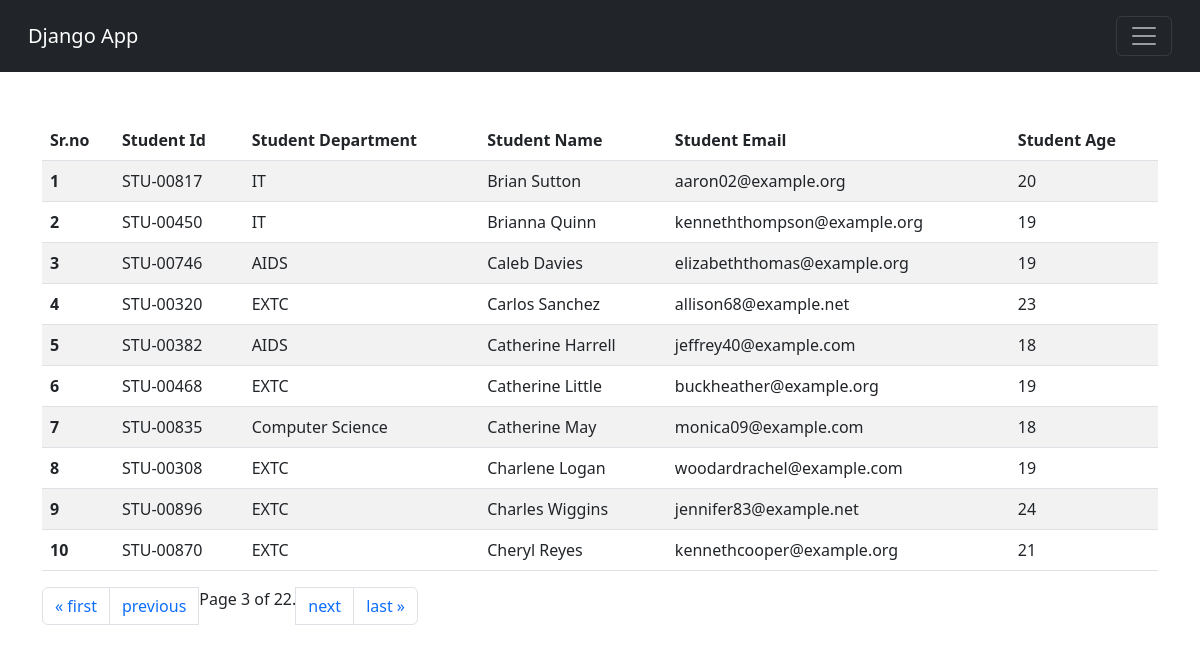
Screenshot of /students/?page=3 with the database file from the repository.
### vegetable/models.py (models this page shows)
class Student(models.Model):
    department = models.ForeignKey(Department, related_name="depart", on_delete=models.CASCADE)
    studentId = models.OneToOneField(StudentID, related_name="studentid", on_delete=models.CASCADE)
    studentName = models.CharField(max_length=100)
    studentEmail = models.EmailField(unique=True)
    studentAge = models.IntegerField(default=1)
    studentAddress = models.TextField()
    def __str__(self) -> str:
        return self.studentName
    class Meta:
        ordering = ['studentName']
        verbose_name = "student"

class StudentID(models.Model):
    studentId = models.CharField(max_length=100)
    def __str__(self) -> str:
        return self.studentId

class Department(models.Model):
    department = models.CharField(max_length=100)
    def __str__(self) -> str:
        return self.department
    class Meta:
        ordering = ['department']

### vegetable/views.py (the view)
# urls.py: path("students/",getStudents, name="StudentPage"),
def getStudents(request):
    querySet = Student.objects.all()
    paginator = Paginator(querySet, 10)  # Show 25 contacts per page.
    page_number = request.GET.get("page", 1)
    page_obj = paginator.get_page(page_number)
    print(page_obj.object_list)
    context = {'querySet' : page_obj }
    return render(request, 'report/students.html', context)

### vegetable/templates/report/students.html
{% extends "base.html" %}
{% block start %}
    <div class="container mt-5">
        <table class="table table-striped table-hover">
            <thead>
              <tr>
                <th scope="col">Sr.no</th>
                <th scope="col">Student Id</th>
                <th scope="col">Student Department</th>
                <th scope="col">Student Name</th>
                <th scope="col">Student Email</th>
                <th scope="col">Student Age</th>
              </tr>
            </thead>
            <tbody>
                {% for student in querySet %}
              <tr>
                <th scope="row">{{ forloop.counter }}</th>
                <td>{{student.studentId}}</td>
                <td>{{student.department}}</td>
                <td>{{student.studentName}}</td>
                <td>{{student.studentEmail}}</td>
                <td>{{student.studentAge}}</td>
              </tr>
              {% endfor %}
            </tbody>
            </table>
              <nav aria-label="Page navigation example">
              <ul class="pagination">
                    {% if querySet.has_previous %}
                    <li class="page-item"> <a class="page-link" href="?page=1">&laquo; first</a></li>
                    <li class="page-item"> <a  class="page-link" href="?page={{ querySet.previous_page_number }}">previous</a></li>
                    {% endif %}
                    <span class="current">
                        Page {{ querySet.number }} of {{ querySet.paginator.num_pages }}.
                    </span>
                    {% if querySet.has_next %}
                    <li class="page-item"> <a class="page-link" href="?page={{ querySet.next_page_number }}">next</a></li>
                        <li class="page-item"><a class="page-link" href="?page={{ querySet.paginator.num_pages }}">last &raquo;</a></li>
                    {% endif %}
        </ul>
        </nav>
    </div>
{% endblock %}

### rows the page displays
Student: studentId "STU-00817", department "IT", studentName "Brian Sutton", studentEmail "aaron02@example.org", studentAge "20"
Student: studentId "STU-00450", department "IT", studentName "Brianna Quinn", studentEmail "kenneththompson@example.org", studentAge "19"
Student: studentId "STU-00746", department "AIDS", studentName "Caleb Davies", studentEmail "elizabeththomas@example.org", studentAge "19"
Student: studentId "STU-00320", department "EXTC", studentName "Carlos Sanchez", studentEmail "allison68@example.net", studentAge "23"
Student: studentId "STU-00382", department "AIDS", studentName "Catherine Harrell", studentEmail "jeffrey40@example.com", studentAge "18"
Student: studentId "STU-00468", department "EXTC", studentName "Catherine Little", studentEmail "buckheather@example.org", studentAge "19"
Student: studentId "STU-00835", department "Computer Science", studentName "Catherine May", studentEmail "monica09@example.com", studentAge "18"
Student: studentId "STU-00308", department "EXTC", studentName "Charlene Logan", studentEmail "woodardrachel@example.com", studentAge "19"
Student: studentId "STU-00896", department "EXTC", studentName "Charles Wiggins", studentEmail "jennifer83@example.net", studentAge "24"
Student: studentId "STU-00870", department "EXTC", studentName "Cheryl Reyes", studentEmail "kennethcooper@example.org", studentAge "21"

### other values shown
{{ querySet.number }} "3"
{{ querySet.paginator.num_pages }} "22"
